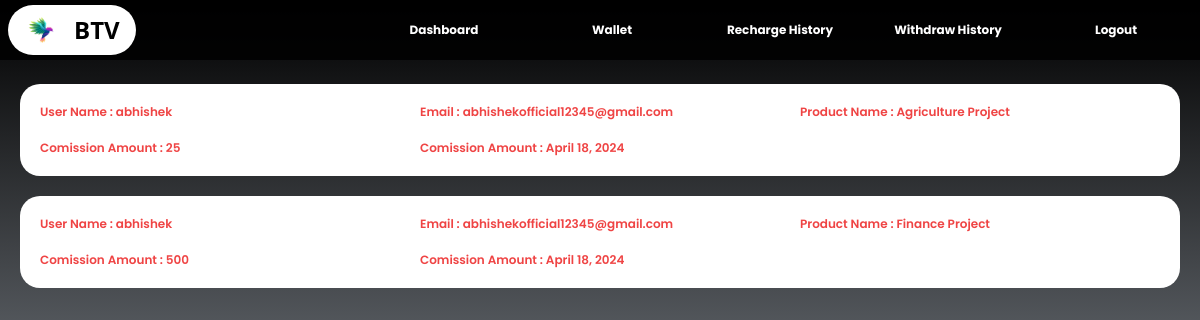
Page /commision-history/ (signed in) on the committed database.
### comission/models.py (models this page shows)
class Comission_History(models.Model):
    username_get_commission = models.CharField(max_length=100)
    email_get_commission = models.CharField(max_length=100)
    comission_amount = models.IntegerField(blank=False, null=False)
    purchased_product = models.ForeignKey(Product, on_delete=models.CASCADE, blank=False, null=False)
    user = models.ForeignKey('authenticate.User_Model', on_delete=models.CASCADE, blank=False, null=False)
    date = models.DateField(auto_now_add=True)

### dashboard/models.py (models this page shows, shortened)
class Product(models.Model):
    product_id = models.UUIDField(default=uuid.uuid4, unique=True, editable=False, blank=False, null=False)
    product_name = models.CharField(max_length=50, unique=True, blank=False, null=False)
    product_price = models.IntegerField(default=0, blank=False, null=False)
    generate_per_day = models.IntegerField(default=0 , blank=False, null=False)
    product_description = models.TextField(max_length=500, blank=True, null=True)
    product_image = models.ImageField(upload_to='static/images/', blank=False, null=False)
    validity_time = models.IntegerField(default=1, blank=False, null=False)

### comission/views.py (the view)
# urls.py: path('', commission_history_page),
def commission_history_page(request):
    try:
        history = Comission_History.objects.filter(user=request.user).order_by('-date')
    except Comission_History.DoesNotExist:
        return render(request, 'authenticate/message.html', {'message': 'error while finding commission history'})
    if not history:
        print('no commission history')
        return render(request, 'authenticate/message.html', {'message': 'No history found .'})
    total_history = []
    for item in history:
        data = {
            'user_name': item.username_get_commission,
            'email': item.email_get_commission,
            'comission_amount': item.comission_amount,
            'product_name': item.purchased_product.product_name,
            'date': item.date
        }
        total_history.append(data)
    return render(request, 'comisson/comission_page.html',{'history': total_history})

### templates/comisson/comission_page.html (shortened to what this page needs)
{% load static %}
<html lang="en">
<head>
    <script src="https://cdn.tailwindcss.com"></script>
</head>
<body class="flex flex-col items-center w-full h-[100vh] bg-gradient-to-b from-black to-slate-300">
    {% include "../base/dashboard_base.html" %}
    <div class="w-full mt-16 overflow-auto overflow-x-hidden">
        {% for item in history %}
            <div class="grid grid-cols-1 gap-5 p-5 m-5  md:grid-cols-2 lg:grid-cols-3 rounded-[20px] bg-white text-black">
                <div> <p class='text-xs text-red-500 poppins-semibold'> User Name : {{ item.user_name }} </p> </div>
                <div> <p class='text-xs text-red-500 poppins-semibold'> Email : {{ item.email }} </p> </div>
                <div> <p class='text-xs text-red-500 poppins-semibold'> Product Name : {{ item.product_name }} </p> </div>
                <div> <p class='text-xs text-red-500 poppins-semibold'> Comission Amount : {{ item.comission_amount }} </p> </div>
                <div> <p class='text-xs text-red-500 poppins-semibold'> Comission Amount : {{ item.date }} </p> </div>
            </div>
        {% endfor %}
    </div>
</body>
</html>

### templates/comisson/comission_page.html (style rules this page uses)
.poppins-semibold { font-family: "Poppins", sans-serif; font-weight: 600; font-style: normal; }

### rows in the picture
Comission_History: user_name "abhishek", email "abhishekofficial12345@gmail.com", date "April 18, 2024"
Product: product_name "Agriculture Project"
Comission_History: user_name "abhishek", email "abhishekofficial12345@gmail.com", date "April 18, 2024"
Product: product_name "Finance Project"

### other values in the picture
{{ item.comission_amount }} "25" "500"
